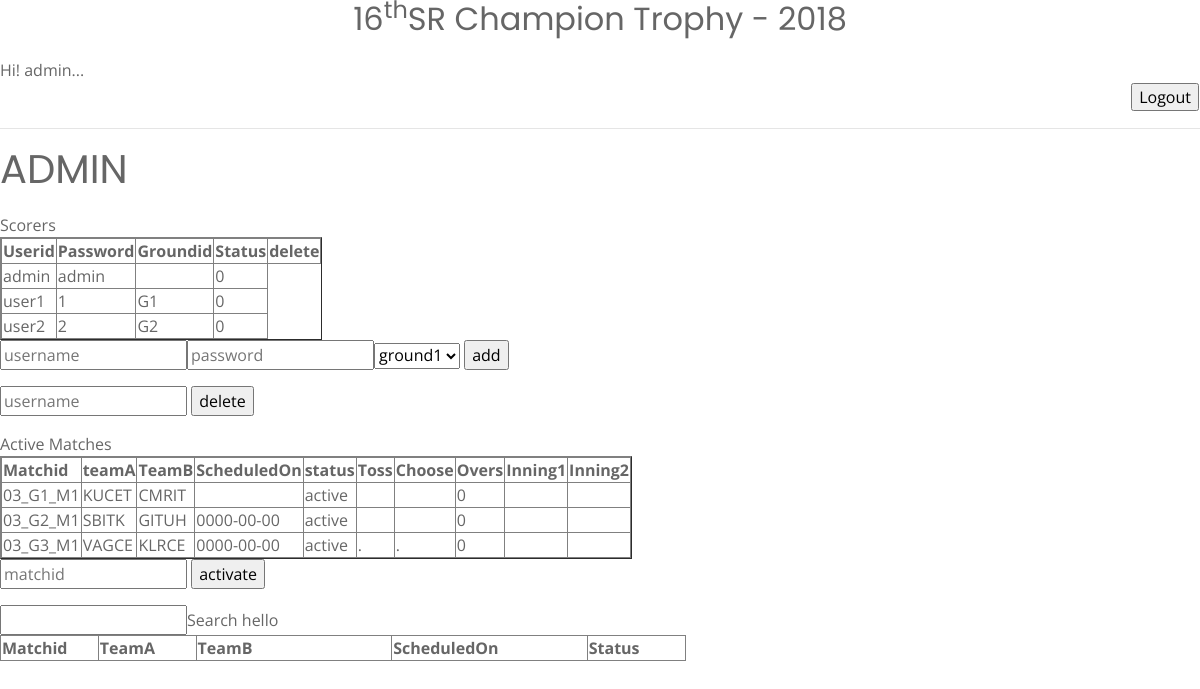
/src/entry/admin.php (signed in), run on the app's committed database.
### tables this page shows
CREATE TABLE `matches_2018` (
  `matchid` varchar(10) NOT NULL,
  `team1id` varchar(15) NOT NULL,
  `team2id` varchar(15) NOT NULL,
  `scheduledon` date DEFAULT NULL,
  `status` varchar(15) NOT NULL,
  `toss_teamid` varchar(15) DEFAULT NULL,
  `toss_type` varchar(7) DEFAULT NULL,
  `overs` int(2) NOT NULL,
  `inning1start` datetime DEFAULT CURRENT_TIMESTAMP,
  `inning1end` datetime DEFAULT CURRENT_TIMESTAMP,
  `inning2start` datetime DEFAULT CURRENT_TIMESTAMP,
  `inning2end` datetime DEFAULT CURRENT_TIMESTAMP,
  `winner_teamid` varchar(15) DEFAULT NULL,
  `remarks` varchar(50) DEFAULT NULL
);

### src/entry/admin.php (the view, shortened to what this page needs)
<html>
 <head>
 </head>
 <body>
 <div id="container">
        <?php
          $con=getConnection();
        include 'header.php';
            echo "<h1>ADMIN</h1>";
            echo "<div id='row'>";
            echo "<div>Scorers</div>";
          echo "<div><table border=1 style='display:inline-block' title='Scorers'>";
          echo "<tr><th>Userid</th><th>Password</th><th>Groundid</th><th>Status</th><th>delete</th>";
          $qry1=mysqli_query($con,"SELECT * from login");
          while($res=mysqli_fetch_array($qry1))
          {
              echo "<tr><td>$res[0]</td><td>$res[1]</td><td>$res[2]</td><td>$res[3]</td> </tr>";
          }
          echo "</table>";
          echo "<div id='row'>";
          echo "<form name='addscorer' method='post' action=''>";
          echo "<tr><td><input type='text' name='uname' placeholder='username' id='uname'/></td>";
          echo "<td><input type='text' placeholder='password' name='pwd'/></td>";
          echo "<td><select name='ground'> <option value='G1'>ground1</option> <option value='G2'>ground2</option> <option value='G3'>ground3</option> <option value='G4'>ground4</option></select></td>";
           echo "<td> <input type='submit' name='AddScorer' value='add'/></td></tr></form>";
           echo "<form name='deletescorer' method='post' action=''>";
           echo "<tr><td><input type='text' name='uname' placeholder='username' id='uname'/></td>";
          echo "<td> <input type='submit' name='DeleteScorer' value='delete'/></td></tr></form>";
           echo "</div></div>";
          ?>
          <div>Active Matches</div>
          <div>
         <?php
           $qry=mysqli_query($con,"SELECT * from `matches_2018` where `status` like 'active' ");
           echo "<table border=1 style='display:inline-block' title='Active Matches'>";
            echo "<tr><th>Matchid</th><th>teamA</th><th>TeamB</th><th>ScheduledOn</th>";
            echo "<th>status</th><th>Toss</th><th>Choose</th><th>Overs</th><th>Inning1</th><th>Inning2</th></tr>";
            while($res=mysqli_fetch_array($qry))
            {
                echo "<tr>";
                for($i=0;$i<10;$i++)
                {
                    echo "<td>$res[$i]</td>";
                }
                echo "</tr>";
            }
            echo "</table>";
            echo "<form name='activatematch' method='post' action=''>";
            echo "<tr><td><input type='text' name='matchid' placeholder='matchid' id='matchid'/></td>";
            echo "<td> <input type='submit' name='ActivateMatch' value='activate'/></td></tr></form>";
          ?>
        </div>
        </div>
    <input type="text" name="ajaxmatchid" id="ajaxmatchid" onkeyup="loaddata();">Search
    <table id="display_info" border="1">
     <tr>
       <th width="10%">Matchid</th>
       <th width="10%">TeamA</th>
       <th width="20%">TeamB</th>
       <th width="20%">ScheduledOn</th>
       <th width="10%">Status</th>
    </table>
    </div>
 </body>
 </html>

### src/entry/header.php (shortened to what this page needs)
<head>
  <link href="../../lib/bootstrap/css/bootstrap.min.css" rel="stylesheet">
  <link href="../../lib/font-awesome/css/font-awesome.min.css" rel="stylesheet">
  <link href="../../lib/animate/animate.min.css" rel="stylesheet">
  <link href="../../lib/css/style.css" rel="stylesheet">
</head>
	<?php
	echo "<center><h2>16<sup>th</sup>SR Champion Trophy - 2018</h2></center>";
	if(isset($_SESSION['username'])){
	echo "<div id='d1'>";
	echo "Hi! ", $_SESSION['username'], "...";
	echo "<table><tr><td width='100%'>";
	?>
	<td>
	<form name='logout_form' method='post' action='logout.php'>
	 <input type='submit' value='Logout'>
	</form> </td> </tr>
	</table>
	<hr style='margin-top:0px'>
	</div>
	<?php
	}
	?>

### data on the page
matches_2018: matchid "03_G1_M1", team1id "KUCET", team2id "CMRIT", status "active", overs "0"
matches_2018: matchid "03_G2_M1", team1id "SBITK", team2id "GITUH", scheduledon "0000-00-00", status "active", overs "0"
matches_2018: matchid "03_G3_M1", team1id "VAGCE", team2id "KLRCE", scheduledon "0000-00-00", status "active", toss_teamid ".", toss_type ".", overs "0"

### other printed values
$_SESSION['username'] "admin"
$res[0] "admin"
$res[1] "admin"
$res[3] "0"
$res[0] "user1"
$res[1] "1"
$res[2] "G1"
$res[0] "user2"
$res[1] "2"
$res[2] "G2"
